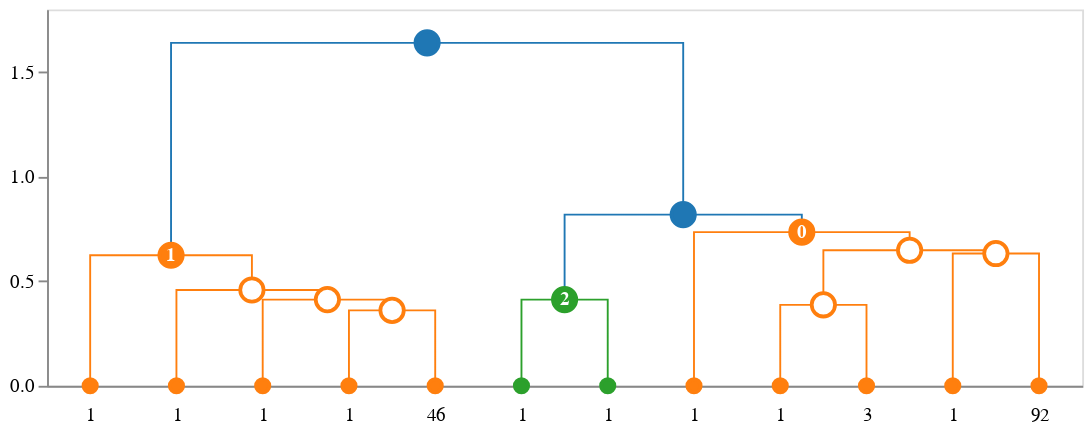

The cell this chart's notebook holds for it:
### Markdown cell above
## Scikit-learn Agglomerative Clustering integration

To use [scikit-learn agglomerative clustering](https://scikit-learn.org/stable/auto_examples/cluster/plot_agglomerative_dendrogram.html) outputs, wrap the fit object with `idendro.ScikitLearnClusteringData` before passing it to idendro.

### Code cell
from sklearn.cluster import AgglomerativeClustering
from sklearn.datasets import load_iris
import idendro

data = load_iris(as_frame=True)

# do the usual scikit-learn hierarchical clustering
model = AgglomerativeClustering(
    distance_threshold=0.8,
    linkage='single',
    n_clusters=None
).fit(data['data'])

#pass it to idendro and visualize
idd = idendro.IDendro()
idd.set_cluster_info(idendro.ScikitLearnClusteringData(model))

idd.create_dendrogram().plot(
    backend='altair',
    height=200, width=550
)

### Figure 1 — Vega-Lite specification as saved in the notebook (floating-point values rounded to 4 significant figures)
{"layer": [{"data": {"name": "data-cb70de160cd579c3871273e4b0158c57"}, "mark": "line", "encoding": {"color": {"field": "fillcolor", "legend": null, "scale": null, "type": "nominal"}, "detail": {"field": "index", "type": "quantitative"}, "order": {"field": "_order_helper", "type": "quantitative"}, "strokeDash": {"field": "strokedash", "legend": null, "scale": null, "type": "nominal"}, "strokeOpacity": {"field": "strokeopacity", "legend": null, "scale": null, "type": "quantitative"}, "strokeWidth": {"field": "strokewidth", "legend": null, "scale": null, "type": "quantitative"}, "x": {"axis": {"grid": false, "labelAngle": 0, "labelExpr": "datum.value == 5.0 ? '1' : datum.value == 15.0 ? '1' : datum.value == 25.0 ? '1' : datum.value == 35.0 ? '1' : datum.value == 45.0 ? '46' : datum.value == 55.0 ? '1' : datum.value == 65.0 ? '1' : datum.value == 75.0 ? '1' : datum.value == 85.0 ? '1' : datum.value == 95.0 ? '3' : datum.value == 105.0 ? '1' : datum.value == 115.0 ? '92' : ''", "labelPadding": 10, "orient": "bottom", "ticks": false, "values": [5.0, 15.0, 25.0, 35.0, 45.0, 55.0, 65.0, 75.0, 85.0, 95.0, 105.0, 115.0]}, "field": "x", "title": null, "type": "quantitative"}, "y": {"axis": {"grid": false}, "field": "y", "scale": {"reverse": false, "type": "linear"}, "title": null, "type": "quantitative"}}}, {"layer": [{"layer": [{"mark": "point", "encoding": {"fill": {"field": "fillcolor", "scale": null, "type": "nominal"}, "opacity": {"field": "opacity", "scale": null, "type": "quantitative"}, "size": {"field": "size", "scale": null, "type": "quantitative"}, "stroke": {"field": "edgecolor", "scale": null, "type": "nominal"}, "tooltip": {"field": "hovertext", "type": "nominal"}, "x": {"axis": {"grid": false, "labelAngle": 0, "labelExpr": "datum.value == 5.0 ? '1' : datum.value == 15.0 ? '1' : datum.value == 25.0 ? '1' : datum.value == 35.0 ? '1' : datum.value == 45.0 ? '46' : datum.value == 55.0 ? '1' : datum.value == 65.0 ? '1' : datum.value == 75.0 ? '1' : datum.value == 85.0 ? '1' : datum.value == 95.0 ? '3' : datum.value == 105.0 ? '1' : datum.value == 115.0 ? '92' : ''", "labelPadding": 10, "orient": "bottom", "ticks": false, "values": [5.0, 15.0, 25.0, 35.0, 45.0, 55.0, 65.0, 75.0, 85.0, 95.0, 105.0, 115.0]}, "field": "x", "title": null, "type": "quantitative"}, "y": {"axis": {"grid": false}, "field": "y", "scale": {"reverse": false, "type": "linear"}, "title": null, "type": "quantitative"}}}, {"mark": {"type": "text", "fontWeight": "bold"}, "encoding": {"color": {"field": "labelcolor", "scale": null, "type": "nominal"}, "size": {"field": "labelsize", "scale": null, "type": "quantitative"}, "text": {"field": "label", "type": "nominal"}, "tooltip": {"field": "hovertext", "type": "nominal"}, "x": {"axis": {"grid": false, "labelAngle": 0, "labelExpr": "datum.value == 5.0 ? '1' : datum.value == 15.0 ? '1' : datum.value == 25.0 ? '1' : datum.value == 35.0 ? '1' : datum.value == 45.0 ? '46' : datum.value == 55.0 ? '1' : datum.value == 65.0 ? '1' : datum.value == 75.0 ? '1' : datum.value == 85.0 ? '1' : datum.value == 95.0 ? '3' : datum.value == 105.0 ? '1' : datum.value == 115.0 ? '92' : ''", "labelPadding": 10, "orient": "bottom", "ticks": false, "values": [5.0, 15.0, 25.0, 35.0, 45.0, 55.0, 65.0, 75.0, 85.0, 95.0, 105.0, 115.0]}, "field": "x", "title": null, "type": "quantitative"}, "y": {"axis": {"grid": false}, "field": "y", "scale": {"reverse": false, "type": "linear"}, "title": null, "type": "quantitative"}}}]}], "data": {"name": "data-6454fffd9318ddbd552e37d7ec24b22d"}}], "height": 200, "width": 550, "$schema": "https://vega.github.io/schema/vega-lite/v4.17.0.json", "datasets": {"data-cb70de160cd579c3871273e4b0158c57": [{"index": 0, "x": 35.0, "y": 0.0, "fillcolor": "#ff7f0e", "id": 269, "children_id": [15, 263], "cluster_id": null, "strokewidth": 1.0, "strokedash": [1, 0], "strokeopacity": 1.0, "_order_helper": 0}, {"index": 0, "x": 35.0, "y": 0.3606, "fillcolor": "#ff7f0e", "id": 269, "children_id": [15, 263], "cluster_id": null, "strokewidth": 1.0, "strokedash": [1, 0], "strokeopacity": 1.0, "_order_helper": 1}, {"index": 0, "x": 45.0, "y": 0.3606, "fillcolor": "#ff7f0e", "id": 269, "children_id": [15, 263], "cluster_id": null, "strokewidth": 1.0, "strokedash": [1, 0], "strokeopacity": 1.0, "_order_helper": 2}, {"index": 0, "x": 45.0, "y": 0.0, "fillcolor": "#ff7f0e", "id": 269, "children_id": [15, 263], "cluster_id": null, "strokewidth": 1.0, "strokedash": [1, 0], "strokeopacity": 1.0, "_order_helper": 3}, {"index": 1, "x": 25.0, "y": 0.0, "fillcolor": "#ff7f0e", "id": 278, "children_id": [14, 269], "cluster_id": null, "strokewidth": 1.0, "strokedash": [1, 0], "strokeopacity": 1.0, "_order_helper": 0}, {"index": 1, "x": 25.0, "y": 0.4123, "fillcolor": "#ff7f0e", "id": 278, "children_id": [14, 269], "cluster_id": null, "strokewidth": 1.0, "strokedash": [1, 0], "strokeopacity": 1.0, "_order_helper": 1}, {"index": 1, "x": 40.0, "y": 0.4123, "fillcolor": "#ff7f0e", "id": 278, "children_id": [14, 269], "cluster_id": null, "strokewidth": 1.0, "strokedash": [1, 0], "strokeopacity": 1.0, "_order_helper": 2}, {"index": 1, "x": 40.0, "y": 0.3606, "fillcolor": "#ff7f0e", "id": 278, "children_id": [14, 269], "cluster_id": null, "strokewidth": 1.0, "strokedash": [1, 0], "strokeopacity": 1.0, "_order_helper": 3}, {"index": 2, "x": 15.0, "y": 0.0, "fillcolor": "#ff7f0e", "id": 285, "children_id": [22, 278], "cluster_id": null, "strokewidth": 1.0, "strokedash": [1, 0], "strokeopacity": 1.0, "_order_helper": 0}, {"index": 2, "x": 15.0, "y": 0.4583, "fillcolor": "#ff7f0e", "id": 285, "children_id": [22, 278], "cluster_id": null, "strokewidth": 1.0, "strokedash": [1, 0], "strokeopacity": 1.0, "_order_helper": 1}, {"index": 2, "x": 32.5, "y": 0.4583, "fillcolor": "#ff7f0e", "id": 285, "children_id": [22, 278], "cluster_id": null, "strokewidth": 1.0, "strokedash": [1, 0], "strokeopacity": 1.0, "_order_helper": 2}, {"index": 2, "x": 32.5, "y": 0.4123, "fillcolor": "#ff7f0e", "id": 285, "children_id": [22, 278], "cluster_id": null, "strokewidth": 1.0, "strokedash": [1, 0], "strokeopacity": 1.0, "_order_helper": 3}, {"index": 3, "x": 5.0, "y": 0.0, "fillcolor": "#ff7f0e", "id": 293, "children_id": [41, 285], "cluster_id": 1.0, "strokewidth": 1.0, "strokedash": [1, 0], "strokeopacity": 1.0, "_order_helper": 0}, {"index": 3, "x": 5.0, "y": 0.6245, "fillcolor": "#ff7f0e", "id": 293, "children_id": [41, 285], "cluster_id": 1.0, "strokewidth": 1.0, "strokedash": [1, 0], "strokeopacity": 1.0, "_order_helper": 1}, {"index": 3, "x": 23.75, "y": 0.6245, "fillcolor": "#ff7f0e", "id": 293, "children_id": [41, 285], "cluster_id": 1.0, "strokewidth": 1.0, "strokedash": [1, 0], "strokeopacity": 1.0, "_order_helper": 2}, {"index": 3, "x": 23.75, "y": 0.4583, "fillcolor": "#ff7f0e", "id": 293, "children_id": [41, 285], "cluster_id": 1.0, "strokewidth": 1.0, "strokedash": [1, 0], "strokeopacity": 1.0, "_order_helper": 3}, {"index": 4, "x": 55.0, "y": 0.0, "fillcolor": "#2ca02c", "id": 279, "children_id": [117, 131], "cluster_id": 2.0, "strokewidth": 1.0, "strokedash": [1, 0], "strokeopacity": 1.0, "_order_helper": 0}, {"index": 4, "x": 55.0, "y": 0.4123, "fillcolor": "#2ca02c", "id": 279, "children_id": [117, 131], "cluster_id": 2.0, "strokewidth": 1.0, "strokedash": [1, 0], "strokeopacity": 1.0, "_order_helper": 1}, {"index": 4, "x": 65.0, "y": 0.4123, "fillcolor": "#2ca02c", "id": 279, "children_id": [117, 131], "cluster_id": 2.0, "strokewidth": 1.0, "strokedash": [1, 0], "strokeopacity": 1.0, "_order_helper": 2}, {"index": 4, "x": 65.0, "y": 0.0, "fillcolor": "#2ca02c", "id": 279, "children_id": [117, 131], "cluster_id": 2.0, "strokewidth": 1.0, "strokedash": [1, 0], "strokeopacity": 1.0, "_order_helper": 3}, {"index": 5, "x": 85.0, "y": 0.0, "fillcolor": "#ff7f0e", "id": 273, "children_id": [98, 265], "cluster_id": null, "strokewidth": 1.0, "strokedash": [1, 0], "strokeopacity": 1.0, "_order_helper": 0}, {"index": 5, "x": 85.0, "y": 0.3873, "fillcolor": "#ff7f0e", "id": 273, "children_id": [98, 265], "cluster_id": null, "strokewidth": 1.0, "strokedash": [1, 0], "strokeopacity": 1.0, "_order_helper": 1}, {"index": 5, "x": 95.0, "y": 0.3873, "fillcolor": "#ff7f0e", "id": 273, "children_id": [98, 265], "cluster_id": null, "strokewidth": 1.0, "strokedash": [1, 0], "strokeopacity": 1.0, "_order_helper": 2}, {"index": 5, "x": 95.0, "y": 0.0, "fillcolor": "#ff7f0e", "id": 273, "children_id": [98, 265], "cluster_id": null, "strokewidth": 1.0, "strokedash": [1, 0], "strokeopacity": 1.0, "_order_helper": 3}, {"index": 6, "x": 105.0, "y": 0.0, "fillcolor": "#ff7f0e", "id": 294, "children_id": [109, 292], "cluster_id": null, "strokewidth": 1.0, "strokedash": [1, 0], "strokeopacity": 1.0, "_order_helper": 0}, {"index": 6, "x": 105.0, "y": 0.6325, "fillcolor": "#ff7f0e", "id": 294, "children_id": [109, 292], "cluster_id": null, "strokewidth": 1.0, "strokedash": [1, 0], "strokeopacity": 1.0, "_order_helper": 1}, {"index": 6, "x": 115.0, "y": 0.6325, "fillcolor": "#ff7f0e", "id": 294, "children_id": [109, 292], "cluster_id": null, "strokewidth": 1.0, "strokedash": [1, 0], "strokeopacity": 1.0, "_order_helper": 2}, {"index": 6, "x": 115.0, "y": 0.0, "fillcolor": "#ff7f0e", "id": 294, "children_id": [109, 292], "cluster_id": null, "strokewidth": 1.0, "strokedash": [1, 0], "strokeopacity": 1.0, "_order_helper": 3}, {"index": 7, "x": 90.0, "y": 0.3873, "fillcolor": "#ff7f0e", "id": 295, "children_id": [273, 294], "cluster_id": null, "strokewidth": 1.0, "strokedash": [1, 0], "strokeopacity": 1.0, "_order_helper": 0}, {"index": 7, "x": 90.0, "y": 0.6481, "fillcolor": "#ff7f0e", "id": 295, "children_id": [273, 294], "cluster_id": null, "strokewidth": 1.0, "strokedash": [1, 0], "strokeopacity": 1.0, "_order_helper": 1}, {"index": 7, "x": 110.0, "y": 0.6481, "fillcolor": "#ff7f0e", "id": 295, "children_id": [273, 294], "cluster_id": null, "strokewidth": 1.0, "strokedash": [1, 0], "strokeopacity": 1.0, "_order_helper": 2}, {"index": 7, "x": 110.0, "y": 0.6325, "fillcolor": "#ff7f0e", "id": 295, "children_id": [273, 294], "cluster_id": null, "strokewidth": 1.0, "strokedash": [1, 0], "strokeopacity": 1.0, "_order_helper": 3}, {"index": 8, "x": 75.0, "y": 0.0, "fillcolor": "#ff7f0e", "id": 296, "children_id": [106, 295], "cluster_id": 0.0, "strokewidth": 1.0, "strokedash": [1, 0], "strokeopacity": 1.0, "_order_helper": 0}, {"index": 8, "x": 75.0, "y": 0.7348, "fillcolor": "#ff7f0e", "id": 296, "children_id": [106, 295], "cluster_id": 0.0, "strokewidth": 1.0, "strokedash": [1, 0], "strokeopacity": 1.0, "_order_helper": 1}, {"index": 8, "x": 100.0, "y": 0.7348, "fillcolor": "#ff7f0e", "id": 296, "children_id": [106, 295], "cluster_id": 0.0, "strokewidth": 1.0, "strokedash": [1, 0], "strokeopacity": 1.0, "_order_helper": 2}, {"index": 8, "x": 100.0, "y": 0.6481, "fillcolor": "#ff7f0e", "id": 296, "children_id": [106, 295], "cluster_id": 0.0, "strokewidth": 1.0, "strokedash": [1, 0], "strokeopacity": 1.0, "_order_helper": 3}, {"index": 9, "x": 60.0, "y": 0.4123, "fillcolor": "#1f77b4", "id": 297, "children_id": [279, 296], "cluster_id": null, "strokewidth": 1.0, "strokedash": [1, 0], "strokeopacity": 1.0, "_order_helper": 0}, {"index": 9, "x": 60.0, "y": 0.8185, "fillcolor": "#1f77b4", "id": 297, "children_id": [279, 296], "cluster_id": null, "strokewidth": 1.0, "strokedash": [1, 0], "strokeopacity": 1.0, "_order_helper": 1}, {"index": 9, "x": 87.5, "y": 0.8185, "fillcolor": "#1f77b4", "id": 297, "children_id": [279, 296], "cluster_id": null, "strokewidth": 1.0, "strokedash": [1, 0], "strokeopacity": 1.0, "_order_helper": 2}, {"index": 9, "x": 87.5, "y": 0.7348, "fillcolor": "#1f77b4", "id": 297, "children_id": [279, 296], "cluster_id": null, "strokewidth": 1.0, "strokedash": [1, 0], "strokeopacity": 1.0, "_order_helper": 3}, {"index": 10, "x": 14.38, "y": 0.6245, "fillcolor": "#1f77b4", "id": 298, "children_id": [293, 297], "cluster_id": null, "strokewidth": 1.0, "strokedash": [1, 0], "strokeopacity": 1.0, "_order_helper": 0}, {"index": 10, "x": 14.38, "y": 1.64, "fillcolor": "#1f77b4", "id": 298, "children_id": [293, 297], "cluster_id": null, "strokewidth": 1.0, "strokedash": [1, 0], "strokeopacity": 1.0, "_order_helper": 1}, {"index": 10, "x": 73.75, "y": 1.64, "fillcolor": "#1f77b4", "id": 298, "children_id": [293, 297], "cluster_id": null, "strokewidth": 1.0, "strokedash": [1, 0], "strokeopacity": 1.0, "_order_helper": 2}, {"index": 10, "x": 73.75, "y": 0.8185, "fillcolor": "#1f77b4", "id": 298, "children_id": [293, 297], "cluster_id": null, "strokewidth": 1.0, "strokedash": [1, 0], "strokeopacity": 1.0, "_order_helper": 3}], "data-6454fffd9318ddbd552e37d7ec24b22d": [{"x": 5.0, "y": 0.0, "type": "leaf", "id": 41, "cluster_id": null, "edgecolor": "#ff7f0e", "label": "", "hovertext": {"# of items": "1", "linkage id": 41}, "fillcolor": "#ff7f0e", "radius": 4.0, "opacity": 1.0, "labelsize": 10.0, "labelcolor": "#fff", "_default_leaf_radius": 4.0, "_default_leaf_radius_if_cluster": 7.0, "size": 50.27}, {"x": 15.0, "y": 0.0, "type": "leaf", "id": 22, "cluster_id": null, "edgecolor": "#ff7f0e", "label": "", "hovertext": {"# of items": "1", "linkage id": 22}, "fillcolor": "#ff7f0e", "radius": 4.0, "opacity": 1.0, "labelsize": 10.0, "labelcolor": "#fff", "_default_leaf_radius": 4.0, "_default_leaf_radius_if_cluster": 7.0, "size": 50.27}, {"x": 25.0, "y": 0.0, "type": "leaf", "id": 14, "cluster_id": null, "edgecolor": "#ff7f0e", "label": "", "hovertext": {"# of items": "1", "linkage id": 14}, "fillcolor": "#ff7f0e", "radius": 4.0, "opacity": 1.0, "labelsize": 10.0, "labelcolor": "#fff", "_default_leaf_radius": 4.0, "_default_leaf_radius_if_cluster": 7.0, "size": 50.27}, {"x": 35.0, "y": 0.0, "type": "leaf", "id": 15, "cluster_id": null, "edgecolor": "#ff7f0e", "label": "", "hovertext": {"# of items": "1", "linkage id": 15}, "fillcolor": "#ff7f0e", "radius": 4.0, "opacity": 1.0, "labelsize": 10.0, "labelcolor": "#fff", "_default_leaf_radius": 4.0, "_default_leaf_radius_if_cluster": 7.0, "size": 50.27}, {"x": 45.0, "y": 0.0, "type": "leaf", "id": 263, "cluster_id": null, "edgecolor": "#ff7f0e", "label": "", "hovertext": {"# of items": "46", "linkage id": 263}, "fillcolor": "#ff7f0e", "radius": 4.0, "opacity": 1.0, "labelsize": 10.0, "labelcolor": "#fff", "_default_leaf_radius": 4.0, "_default_leaf_radius_if_cluster": 7.0, "size": 50.27}, {"x": 55.0, "y": 0.0, "type": "leaf", "id": 117, "cluster_id": null, "edgecolor": "#2ca02c", "label": "", "hovertext": {"# of items": "1", "linkage id": 117}, "fillcolor": "#2ca02c", "radius": 4.0, "opacity": 1.0, "labelsize": 10.0, "labelcolor": "#fff", "_default_leaf_radius": 4.0, "_default_leaf_radius_if_cluster": 7.0, "size": 50.27}, {"x": 65.0, "y": 0.0, "type": "leaf", "id": 131, "cluster_id": null, "edgecolor": "#2ca02c", "label": "", "hovertext": {"# of items": "1", "linkage id": 131}, "fillcolor": "#2ca02c", "radius": 4.0, "opacity": 1.0, "labelsize": 10.0, "labelcolor": "#fff", "_default_leaf_radius": 4.0, "_default_leaf_radius_if_cluster": 7.0, "size": 50.27}, {"x": 75.0, "y": 0.0, "type": "leaf", "id": 106, "cluster_id": null, "edgecolor": "#ff7f0e", "label": "", "hovertext": {"# of items": "1", "linkage id": 106}, "fillcolor": "#ff7f0e", "radius": 4.0, "opacity": 1.0, "labelsize": 10.0, "labelcolor": "#fff", "_default_leaf_radius": 4.0, "_default_leaf_radius_if_cluster": 7.0, "size": 50.27}, {"x": 85.0, "y": 0.0, "type": "leaf", "id": 98, "cluster_id": null, "edgecolor": "#ff7f0e", "label": "", "hovertext": {"# of items": "1", "linkage id": 98}, "fillcolor": "#ff7f0e", "radius": 4.0, "opacity": 1.0, "labelsize": 10.0, "labelcolor": "#fff", "_default_leaf_radius": 4.0, "_default_leaf_radius_if_cluster": 7.0, "size": 50.27}, {"x": 95.0, "y": 0.0, "type": "leaf", "id": 265, "cluster_id": null, "edgecolor": "#ff7f0e", "label": "", "hovertext": {"# of items": "3", "linkage id": 265}, "fillcolor": "#ff7f0e", "radius": 4.0, "opacity": 1.0, "labelsize": 10.0, "labelcolor": "#fff", "_default_leaf_radius": 4.0, "_default_leaf_radius_if_cluster": 7.0, "size": 50.27}, {"x": 105.0, "y": 0.0, "type": "leaf", "id": 109, "cluster_id": null, "edgecolor": "#ff7f0e", "label": "", "hovertext": {"# of items": "1", "linkage id": 109}, "fillcolor": "#ff7f0e", "radius": 4.0, "opacity": 1.0, "labelsize": 10.0, "labelcolor": "#fff", "_default_leaf_radius": 4.0, "_default_leaf_radius_if_cluster": 7.0, "size": 50.27}, {"x": 115.0, "y": 0.0, "type": "leaf", "id": 292, "cluster_id": null, "edgecolor": "#ff7f0e", "label": "", "hovertext": {"# of items": "92", "linkage id": 292}, "fillcolor": "#ff7f0e", "radius": 4.0, "opacity": 1.0, "labelsize": 10.0, "labelcolor": "#fff", "_default_leaf_radius": 4.0, "_default_leaf_radius_if_cluster": 7.0, "size": 50.27}, {"x": 40.0, "y": 0.3606, "type": "subcluster", "id": 269, "cluster_id": null, "edgecolor": "#ff7f0e", "label": "", "hovertext": {"# of items": "47", "linkage id": 269}, "fillcolor": "#fff", "radius": 7.0, "opacity": 1.0, "labelsize": 10.0, "labelcolor": "#fff", "_default_leaf_radius": 4.0, "_default_leaf_radius_if_cluster": 7.0, "size": 153.9}, {"x": 32.5, "y": 0.4123, "type": "subcluster", "id": 278, "cluster_id": null, "edgecolor": "#ff7f0e", "label": "", "hovertext": {"# of items": "48", "linkage id": 278}, "fillcolor": "#fff", "radius": 7.0, "opacity": 1.0, "labelsize": 10.0, "labelcolor": "#fff", "_default_leaf_radius": 4.0, "_default_leaf_radius_if_cluster": 7.0, "size": 153.9}, {"x": 23.75, "y": 0.4583, "type": "subcluster", "id": 285, "cluster_id": null, "edgecolor": "#ff7f0e", "label": "", "hovertext": {"# of items": "49", "linkage id": 285}, "fillcolor": "#fff", "radius": 7.0, "opacity": 1.0, "labelsize": 10.0, "labelcolor": "#fff", "_default_leaf_radius": 4.0, "_default_leaf_radius_if_cluster": 7.0, "size": 153.9}, {"x": 14.38, "y": 0.6245, "type": "cluster", "id": 293, "cluster_id": 1.0, "edgecolor": "#ff7f0e", "label": "1", "hovertext": {"# of items": "50", "linkage id": 293}, "fillcolor": "#ff7f0e", "radius": 7.0, "opacity": 1.0, "labelsize": 10.0, "labelcolor": "#fff", "_default_leaf_radius": 4.0, "_default_leaf_radius_if_cluster": 7.0, "size": 153.9}, {"x": 60.0, "y": 0.4123, "type": "cluster", "id": 279, "cluster_id": 2.0, "edgecolor": "#2ca02c", "label": "2", "hovertext": {"# of items": "2", "linkage id": 279}, "fillcolor": "#2ca02c", "radius": 7.0, "opacity": 1.0, "labelsize": 10.0, "labelcolor": "#fff", "_default_leaf_radius": 4.0, "_default_leaf_radius_if_cluster": 7.0, "size": 153.9}, {"x": 90.0, "y": 0.3873, "type": "subcluster", "id": 273, "cluster_id": null, "edgecolor": "#ff7f0e", "label": "", "hovertext": {"# of items": "4", "linkage id": 273}, "fillcolor": "#fff", "radius": 7.0, "opacity": 1.0, "labelsize": 10.0, "labelcolor": "#fff", "_default_leaf_radius": 4.0, "_default_leaf_radius_if_cluster": 7.0, "size": 153.9}, {"x": 110.0, "y": 0.6325, "type": "subcluster", "id": 294, "cluster_id": null, "edgecolor": "#ff7f0e", "label": "", "hovertext": {"# of items": "93", "linkage id": 294}, "fillcolor": "#fff", "radius": 7.0, "opacity": 1.0, "labelsize": 10.0, "labelcolor": "#fff", "_default_leaf_radius": 4.0, "_default_leaf_radius_if_cluster": 7.0, "size": 153.9}, {"x": 100.0, "y": 0.6481, "type": "subcluster", "id": 295, "cluster_id": null, "edgecolor": "#ff7f0e", "label": "", "hovertext": {"# of items": "97", "linkage id": 295}, "fillcolor": "#fff", "radius": 7.0, "opacity": 1.0, "labelsize": 10.0, "labelcolor": "#fff", "_default_leaf_radius": 4.0, "_default_leaf_radius_if_cluster": 7.0, "size": 153.9}, {"x": 87.5, "y": 0.7348, "type": "cluster", "id": 296, "cluster_id": 0.0, "edgecolor": "#ff7f0e", "label": "0", "hovertext": {"# of items": "98", "linkage id": 296}, "fillcolor": "#ff7f0e", "radius": 7.0, "opacity": 1.0, "labelsize": 10.0, "labelcolor": "#fff", "_default_leaf_radius": 4.0, "_default_leaf_radius_if_cluster": 7.0, "size": 153.9}, {"x": 73.75, "y": 0.8185, "type": "supercluster", "id": 297, "cluster_id": null, "edgecolor": "#1f77b4", "label": "", "hovertext": {"# of items": "100", "linkage id": 297}, "fillcolor": "#1f77b4", "radius": 7.0, "opacity": 1.0, "labelsize": 10.0, "labelcolor": "#fff", "_default_leaf_radius": 4.0, "_default_leaf_radius_if_cluster": 7.0, "size": 153.9}, {"x": 44.06, "y": 1.64, "type": "supercluster", "id": 298, "cluster_id": null, "edgecolor": "#1f77b4", "label": "", "hovertext": {"# of items": "150", "linkage id": 298}, "fillcolor": "#1f77b4", "radius": 7.0, "opacity": 1.0, "labelsize": 10.0, "labelcolor": "#fff", "_default_leaf_radius": 4.0, "_default_leaf_radius_if_cluster": 7.0, "size": 153.9}]}}
